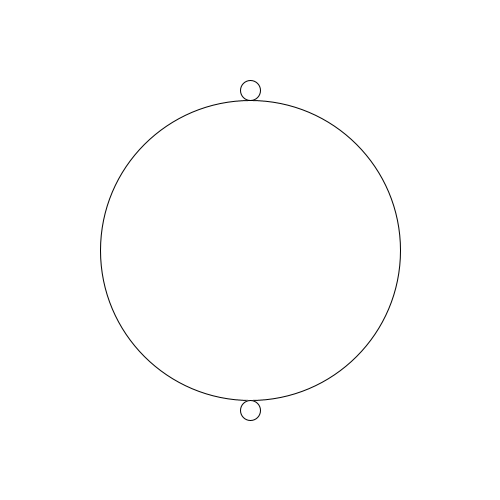
Frame 1 (no input)
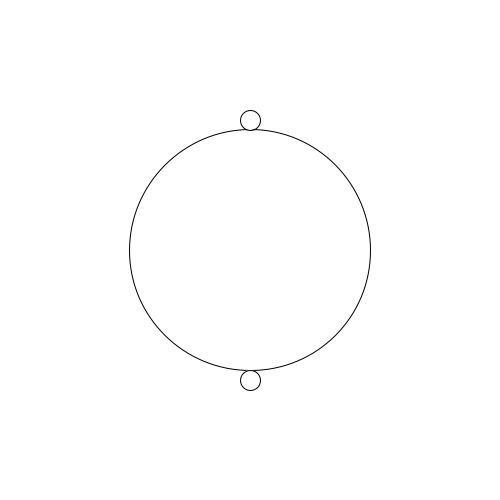
Frame 60 (the mouse pressed at the canvas centre just before this capture)
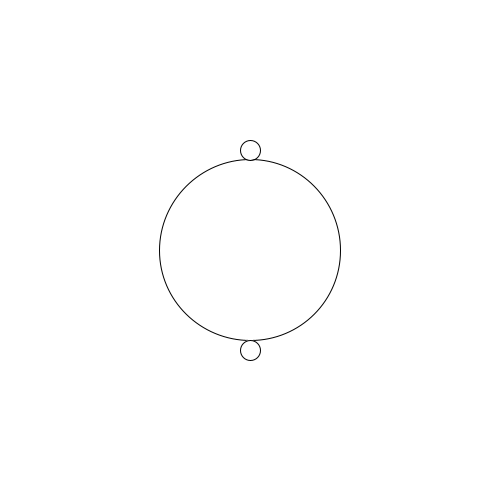
Frame 120 (the mouse held since frame 60 and released just before this capture)

The Processing sketch that drew these frames (run headless with seeded random() and noise(); from frame 60 on, the mouse is pressed at the canvas centre):

// Processing sketch: processing_56545
// ── processing_56545.pde

int x;
int y;
int lr;
int tr;

void setup(){
  size(500,500);
 
  x=250;
  y=250; 
  lr=300;
  tr=20;
 }

void draw(){
  background (255);
  
  ellipse(x, y, lr, lr); 
  ellipse(x, y-lr/2-tr/2, tr, tr);
  ellipse(x, y+lr/2+tr/2, tr, tr);

  lr=lr-1;
}
